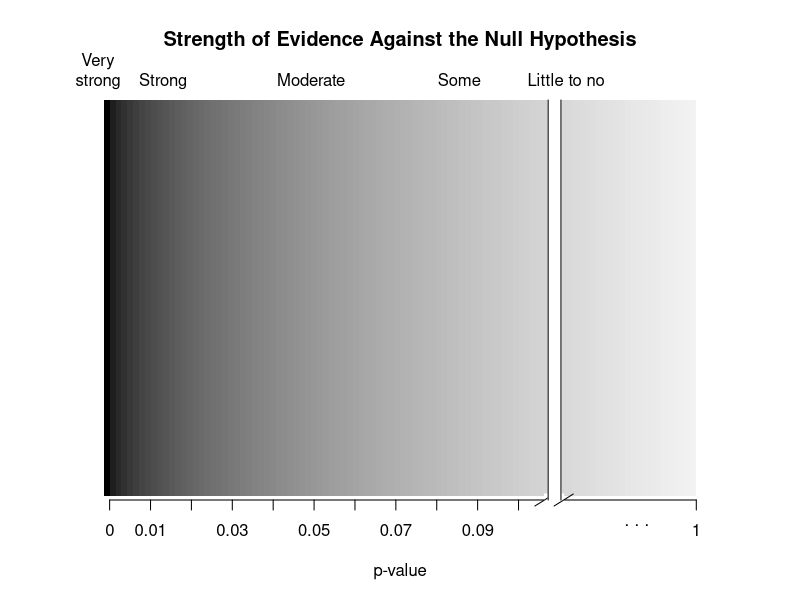

The R script that drew this image:
library(plotrix)  # axis.break

## Plot creation for strength of evidence

# Set margins
par(mar = c(5, 4, 5, 4))

# Color scale and plot
g.ramp <- gray.colors(100, start = 0, end = 0.95)
barplot(rep(2, 100),
        axes = FALSE,
        space = 0,
        col = g.ramp,
        main = "",
        xlab = "p-value",
        border = NA)

# Add text below
# mtext("1%", side = 1, line = 1, at = 7)
# mtext("5%", side = 1, line = 1, at = 35)
# mtext("10%", side = 1, line = 1, at = 70)
axis(side = 1, labels = c(as.character(seq(0, 0.09, by = 0.01)), "0.10", "1"),
     line = 0,
     at = c(seq(1, 70, length = length(seq(0, 0.10, by = 0.01))), 100)
     )
axis.break(axis = 1, breakpos = 76, brw = 0.03, style = "slash")
axis.break(axis = 1, breakpos = 75, brw = 0.02, style = "gap")
mtext(". . .", side = 1, line = 0.5, at = 90)

# Add text above
mtext("Very \n strong", side = 3, line = 0.5, at = 2, adj=.9)
mtext("Strong", side = 3, line = 0.5, at = 10)
mtext("Moderate", side = 3, line = 0.5, at = 35)
mtext("Some", side = 3, line = 0.5, at = 60)
mtext("Little to no", side = 3, line = 0.5, at = 78)

# Add title
mtext("Strength of Evidence Against the Null Hypothesis", side = 3, line = 2.5,
      cex=1.2, font=2)
